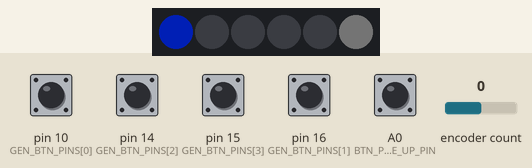
Simulated run of this sketch. Board: Arduino Leonardo, built with avr-gcc and run on an emulated ATmega32U4. On the bench: 6 RGB LEDs in strip order, left to right. The inputs (shaded band) are chosen by the test bench; at power-on: A0 (BTN_PAGE_UP_PIN), pin 10 (GEN_BTN_PINS[0]), pin 14 (GEN_BTN_PINS[2]), pin 15 (GEN_BTN_PINS[3]), pin 16 (GEN_BTN_PINS[1]) HIGH, encoder count 0. Dim RGB values are drawn brighter than linear; EEPROM starts erased.

Above: at 1.3 s.
1.4 s: A0 (BTN_PAGE_UP_PIN) pulled LOW for 1 s
At 3.4 s:
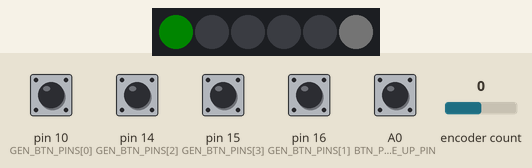
3.9 s: pin 10 (GEN_BTN_PINS[0]) pulled LOW for 0.15 s
At 3.98 s:
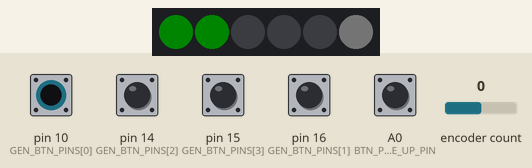
5.5 s: pin 14 (GEN_BTN_PINS[2]) pulled LOW for 0.15 s
At 5.58 s:
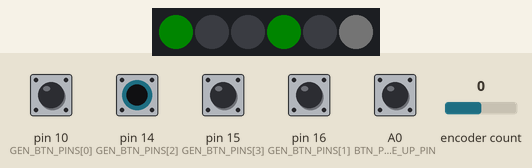
7.1 s: pin 15 (GEN_BTN_PINS[3]) pulled LOW for 0.15 s
At 7.17 s:
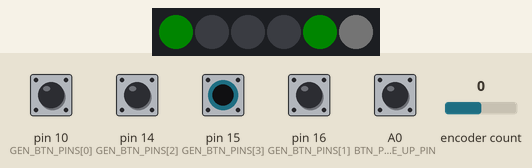
8.7 s: pin 16 (GEN_BTN_PINS[1]) pulled LOW for 0.15 s
At 8.78 s:
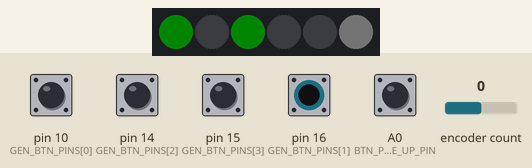
10.3 s: A0 (BTN_PAGE_UP_PIN) pulled LOW for 0.15 s
At 10.9 s:
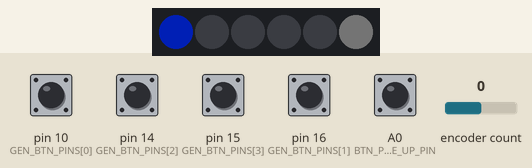
Timing chart, 0 to 12.9 s (numbered marks = the images above; inputs shaded):
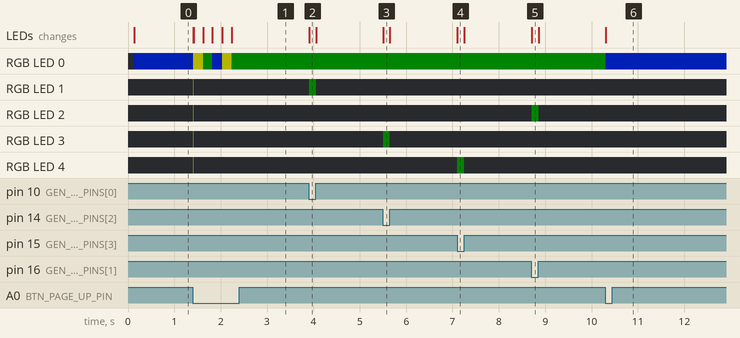

Measured:
- after the input at 1.4 s, RGB LED 0: RGB(0, 11, 64) → RGB(64, 64, 0) at once, → RGB(0, 8, 0) 0.22 s later, → RGB(0, 11, 64) 0.20 s later, → RGB(64, 64, 0) 0.21 s later, … (5 changes in this stretch); RGB LED 1–4: off → RGB(64, 64, 0) at once, → off 0.01 s later; the LEDs: first change at once (image 1 shows a later state)
- after the input at 3.9 s, RGB LED 1: off → RGB(0, 8, 0) at once, → off 0.15 s later; the LEDs: change at once (image 2)
- after the input at 5.5 s, RGB LED 3: off → RGB(0, 8, 0) at once, → off 0.14 s later; the LEDs: change at once (image 3)
- after the input at 7.1 s, RGB LED 4: off → RGB(0, 8, 0) at once, → off 0.15 s later; the LEDs: change at once (image 4)
- after the input at 8.7 s, RGB LED 2: off → RGB(0, 8, 0) at once, → off 0.15 s later; the LEDs: change at once (image 5)
- after the input at 10.3 s, RGB LED 0: RGB(0, 8, 0) → RGB(0, 11, 64) at once; the LEDs: change at once (image 6)

The sketch:

midi-controller-pedal-simple.ino
```cpp
#include "MIDIUSB.h"
#include <HCSR04.h>
#include <EEPROM.h>
#include <Wire.h>
#include <Adafruit_NeoPixel.h>
#include <Mouse.h>
#include <Encoder.h>

/*****************************************************/
/**********      ADJUSTABLE PARAMETERS       *********/
/*****************************************************/
const int NUM_PAGES = 3;  // Must erase EEPROM once when changing this.
const int EXP_PEDAL_SENSITIVITY = 2; // Linear factor.
const long DEBOUNCE_DELAY = 100;
const long MODE_CHANGE_DELAY = 5000; // Must hold button for 5 seconds to switch between momentary and toggle mode


/*****************************************************/
/***************      CONSTANTS       ***************/
/*****************************************************/
int MIDI_CONTROL_NUMBERS[] = {0x0E,0x0F,0x10,0x11,
                              0x12,0x13,0x14,0x15,
                              0x16,0x17,0x18,0x19,
                              0x1A,0x1B,0x1C,0x1D}; // Must be enough numbers to equal NUM_GEN_BTNS * NUM_PAGES

const bool ON = 1;
const bool OFF = 0;

const int NUM_GEN_BTNS = 4;
const int LED_COUNT = 6;
const int NUM_BTNS_WITH_LEDS = 5;
const int NUM_LEDS_PER_BUTTON = 1;
const int NUM_LEDS_BTWEEN_BUTTONS = 0;


/*****************************************************/
/***************    PIN ASSIGNMENTS    ***************/
/*****************************************************/
// Led Index Map
//    0   1   2   3   4
int LED_PIN = 5;
int BTN_LED_INDEXES[] = {1, 2, 3, 4};
int PAGE_BTN_INDEX = 0;
int EXP_PEDAL_LED_INDEX = 5;

// Button/Pin Map
//    4   5   6   7   8
int GEN_BTN_PINS[] = {10, 16, 14, 15};
int BTN_PAGE_UP_PIN = A0;
int BTN_EXP_PEDAL_PIN = 4;
int GND_PIN_PULL_DOWN = 9;
int ENCODER_PIN_A = 3;
int ENCODER_PIN_B = 2;

/*****************************************************/
/***************    STATE VARIABLES    ***************/
/*****************************************************/
bool btn_states[NUM_GEN_BTNS * NUM_PAGES];
bool toggle_btn_states[NUM_GEN_BTNS * NUM_PAGES];
bool btn_toggle_modes[NUM_GEN_BTNS * NUM_PAGES];
bool btn_colours[NUM_BTNS_WITH_LEDS * NUM_PAGES];
long btn_last_change_times[NUM_GEN_BTNS];
long btn_long_hold_start_times[NUM_GEN_BTNS];
int roller_values[NUM_PAGES+1];

bool btn_page_up_state = 0;
long btn_page_up_last_change_time = 0;

int current_page = 0; // Midi channel used corresponds to current page. This ranges from 0 to NUM_PAGES-1.

int exp_pedal_in = 0;
int prev_exp_pedal_in = 0;

//Mouse
int prev_scroller_in = 0;
long mouse_delay_timer = 0;
long mouse_delay = 100;


// LED Setup
Adafruit_NeoPixel strip(LED_COUNT, LED_PIN);
Encoder myEnc(ENCODER_PIN_A, ENCODER_PIN_B);

uint32_t GREENISHWHITE = strip.Color(0, 64, 0, 64);
uint32_t RED = strip.Color(255, 1, 1);
uint32_t GREEN = strip.Color(1, 255, 1);
uint32_t BLUE = strip.Color(1, 1, 255);
uint32_t WHITE = strip.Color(0, 0, 0, 64);
uint32_t BLACK = strip.Color(0, 0, 0, 0);
uint32_t PURPLE = strip.Color(64, 0, 64);
uint32_t COLOUR_CHOOSER_COLOURS[] = {GREENISHWHITE,
                                  RED,
                                  GREEN,
                                  BLUE,
                                  WHITE,
                                  PURPLE};

// uint32_t RED_H = strip.gamma32(strip.ColorHSV(35000));
uint32_t TURQOISE_H = strip.gamma32(strip.ColorHSV(38000));
uint32_t PURPLE_H = strip.gamma32(strip.ColorHSV(20000));
uint32_t BLUE_H = strip.gamma32(strip.ColorHSV(5000));
uint32_t WHITE_H = strip.ColorHSV(50000);
uint32_t GREEN_H = strip.gamma32(strip.ColorHSV(60000));
uint32_t PAGE_COLOURS[] = {       TURQOISE_H,
                                  PURPLE_H,
                                  BLUE_H};
int NUM_COLOUR_OPTIONS = 6;
int currentColourChooserIndex = 0;
int brightness = 125; //0 - 255

//
// EEPROM (nonvolatile) settings
//
int btn_mode_addr[NUM_GEN_BTNS * NUM_PAGES];
int btn_colour_addr[NUM_BTNS_WITH_LEDS * NUM_PAGES];
int btn_tog_state_addr[NUM_GEN_BTNS * NUM_PAGES];


/*****************************************************/
/***************    MIDI FUNCTIONS    ***************/
/*****************************************************/
// First parameter is the event type (0x09 = note on, 0x08 = note off).
// Second parameter is note-on/note-off, combined with the channel.
// Channel: 0-15 (1-16 in live)
// Pitch: 48 = middle C
// Velocity: 64 = normal, 127 - fastest
void noteOn(byte channel, byte pitch, byte velocity) {
  midiEventPacket_t noteOn = {0x09, 0x90 | channel, pitch, velocity};
  MidiUSB.sendMIDI(noteOn);
  MidiUSB.flush();
}


void noteOff(byte channel, byte pitch, byte velocity) {
  midiEventPacket_t noteOff = {0x08, 0x80 | channel, pitch, velocity};
  MidiUSB.sendMIDI(noteOff);
  MidiUSB.flush();
}


// First parameter is the event type (0x0B = control change).
// Second parameter is the event type, combined with the channel.
// Third parameter is the control number number (0-119).
// Fourth parameter is the control value (0-127).
void controlChange(byte channel, byte control, byte value) {
  midiEventPacket_t event = {0x0B, 0xB0 | channel, control, value};
  MidiUSB.sendMIDI(event);
  MidiUSB.flush();
}


void messageReceivedCallback(byte channel, byte pitch, byte velocity)
{
  // Do some stuff with NoteOn here
  // TODO: Display BPM on LCD AND/OR a Blinking LED
}


/*****************************************************/
/***************    CONFIG FUNCTIONS    ***************/
/*****************************************************/
void switchBtnMode(int button){
  btn_toggle_modes[button + (NUM_GEN_BTNS * current_page)] = !isBtnInToggleMode(button);
  EEPROM.write(btn_mode_addr[button + (NUM_GEN_BTNS * current_page)], isBtnInToggleMode(button));
}

int getToggBtnState(int button){
  return toggle_btn_states[current_page*NUM_GEN_BTNS + button];
}

int getBtnState(int button){
  return btn_states[current_page*NUM_GEN_BTNS + button];
}

void setToggBtnState(int button, bool state){
  toggle_btn_states[current_page*NUM_GEN_BTNS + button] = state;
  EEPROM.write(btn_tog_state_addr[button + (NUM_GEN_BTNS * current_page)], getToggBtnState(button));
}

void setBtnState(int button, bool state){
  btn_states[current_page*NUM_GEN_BTNS + button] = state;
}


/*******************************************************/
/***************    HELPER FUNCTIONS    ***************/
/*******************************************************/

void setBtnLEDs(int btn, uint32_t colour){
  // Button oder: Page change, Gen buttons, roller
  strip.setPixelColor(BTN_LED_INDEXES[btn], colour);
}

void refreshLEDs(){
  // Set Page Button LED
  strip.setPixelColor(PAGE_BTN_INDEX, getButtonColour(0));

  // Set Page Button LED
  int c = 5 + roller_values[current_page]*roller_values[current_page]/128;

  // Roller indicator   R, B, G
  strip.setPixelColor(EXP_PEDAL_LED_INDEX, strip.Color(c,c,c));

  for(int btn = 0; btn < NUM_GEN_BTNS; btn++){
    if(isBtnInToggleMode(btn) && getToggBtnState(btn)){
      setBtnLEDs(btn, getButtonColour(btn));
    }
    else if(isBtnInToggleMode(btn) && !getToggBtnState(btn)){
      setBtnLEDs(btn, BLACK);
    }
    else if(!isBtnInToggleMode(btn) && !getBtnState(btn)){
      setBtnLEDs(btn, getButtonColour(btn));
    }
    else if(!isBtnInToggleMode(btn) && getBtnState(btn)){
      setBtnLEDs(btn, BLACK);
    }
  }
  strip.show();
}

int getButtonColour(int button){
  return PAGE_COLOURS[current_page];
  // return COLOUR_CHOOSER_COLOURS[btn_colours[button + (NUM_BTNS_WITH_LEDS * current_page)]];
}

void saveButtonColour(int button, int colour){
  btn_colours[button + (NUM_BTNS_WITH_LEDS * current_page)] = colour;
  EEPROM.write(btn_colour_addr[button + (NUM_BTNS_WITH_LEDS * current_page)], colour);
}

bool isBtnInToggleMode(int button){
  return btn_toggle_modes[button + (NUM_GEN_BTNS * current_page)];
}


/*******************************************************/
/***************  INPUT TRIGGER FUNCTIONS  ***************/
/*******************************************************/

void generalButtonPress(int btn){
  btn_last_change_times[btn] = millis();

  // Publish Midi message
  if(!isBtnInToggleMode(btn)){
    controlChange(current_page+1, MIDI_CONTROL_NUMBERS[current_page*NUM_GEN_BTNS + btn], (int)!getBtnState(btn)*127); // Control change on or off
  }
  else {
    setToggBtnState(btn, !getToggBtnState(btn));
    controlChange(current_page+1, MIDI_CONTROL_NUMBERS[current_page*NUM_GEN_BTNS + btn], (int)getToggBtnState(btn)*127);
  }
}


void generalButtonRelease(int btn){
  btn_last_change_times[btn] = millis();

  if(!isBtnInToggleMode(btn)){
    controlChange(current_page+1, MIDI_CONTROL_NUMBERS[current_page*NUM_GEN_BTNS + btn], (int)(!getBtnState(btn)*127)); // Control change on or off
  }
}

void pageUpButtonPress(){
    btn_page_up_state = true;
    btn_page_up_last_change_time = millis();
    myEnc.write(0);
    if(current_page == NUM_PAGES-1)
      current_page = 0;
    else
      current_page++;
}

void rollerChange(int amount){
  if(amount == 0 ||
    (roller_values[current_page] + amount * EXP_PEDAL_SENSITIVITY < 0 ) ||
    (roller_values[current_page] + amount * EXP_PEDAL_SENSITIVITY > 128 ))
    return;

  roller_values[current_page]+= amount * EXP_PEDAL_SENSITIVITY;

  if(current_page != 4)
    controlChange(current_page+1, 0x0B, roller_values[current_page]);
  else{
    // MOUSE SCROLL WHEEL
    if(millis() - mouse_delay_timer > mouse_delay){
      mouse_delay_timer = millis();
      // Mouse.move(0,0, -(char)(amount/8));
      // prev_scroller_in = exp_pedal_in/8;
    }
  }
}


/*******************************************************/
/***************   SETUP AND MAIN LOOP   ***************/
/*******************************************************/
void setup() {
  // RESET EEPROM
  // for (int i = 0 ; i < EEPROM.length() ; i++) {
  //   EEPROM.write(i, 255);
  // }

  //
  // POPULATE EEPROM
  //
  // Gen Button Modes
  int mem_btn_mode_start = 0;
  int mem_btn_mode_size = NUM_GEN_BTNS * NUM_PAGES;
  for(int i = mem_btn_mode_start; i < mem_btn_mode_size; i++){
    btn_mode_addr[i] = i;

    // Initialize values to 1 if they have never been written
    if(EEPROM.read(btn_mode_addr[i]) != 1 && EEPROM.read(btn_mode_addr[i]) != 0)
      EEPROM.write(btn_mode_addr[i], 1);
    else
      btn_toggle_modes[i] = EEPROM.read(btn_mode_addr[i]);
  }

  // Button Colours
  int mem_btn_colour_start = mem_btn_mode_start + mem_btn_mode_size;
  int mem_btn_colour_size = NUM_BTNS_WITH_LEDS * NUM_PAGES;
  for(int i = 0; i < mem_btn_colour_size; i++){
    btn_colour_addr[i] = i + mem_btn_colour_start;

    // Initialize values to 0 if they have never been written
    if(EEPROM.read(btn_colour_addr[i]) >= NUM_COLOUR_OPTIONS)
      EEPROM.write(btn_colour_addr[i], 0);
    else
      btn_colours[i] = EEPROM.read(btn_colour_addr[i]);
  }

  // Gen Button States
  int mem_tog_btn_state_start = mem_btn_colour_start+mem_btn_colour_size;
  int mem_tog_btn_state_size = NUM_GEN_BTNS * NUM_PAGES;
  for(int i = 0; i < mem_tog_btn_state_size; i++){
    btn_tog_state_addr[i] = i + mem_tog_btn_state_start;

    // Read in the state values from last shutdown, initializing them to 0 (off) if they have never been written
    if(EEPROM.read(btn_tog_state_addr[i]) != 1 && EEPROM.read(btn_tog_state_addr[i]) != 0)
      EEPROM.write(btn_tog_state_addr[i], 0);
    else
      toggle_btn_states[i] = EEPROM.read(btn_tog_state_addr[i]);
  }


  // Setup MIDI over USB serial
  Serial.begin(115200);

  // Setup pins
  pinMode(GND_PIN_PULL_DOWN, OUTPUT);
  digitalWrite(GND_PIN_PULL_DOWN, LOW);
  pinMode(BTN_PAGE_UP_PIN, INPUT_PULLUP);
  for(int i = 0; i < NUM_GEN_BTNS; i++){
    pinMode(GEN_BTN_PINS[i], INPUT_PULLUP);
  }

  // Setup NeoPixel strip
  strip.begin();
  // strip.fill(GREEN, 0, 18);
  strip.setBrightness(64);
  strip.show(); // Initialize all pixels to 'off'

  // Setup Mouse Scroll Control
  // Mouse.begin();
}


void loop() {
  ///////////////////
  //  BUTTON MODE CHANGES
  ///////////////////
  for(int i = 0; i < NUM_GEN_BTNS; i++){
    if(!digitalRead(GEN_BTN_PINS[i])){
      // Start timer if not already started
      if(!btn_long_hold_start_times[i])
        btn_long_hold_start_times[i] = millis();
      else if ((millis() - btn_long_hold_start_times[i]) > MODE_CHANGE_DELAY){
        switchBtnMode(i);
        btn_long_hold_start_times[i] = 0;
      }
    }
    else
      btn_long_hold_start_times[i] = 0;
  }

  //  GENERAL BUTTONS
  for(int btn = 0; btn < NUM_GEN_BTNS; btn++){
    // Check for press (and debounce input)
    if(digitalRead(GEN_BTN_PINS[btn]) != getBtnState(btn) && (millis() - btn_last_change_times[btn]) > DEBOUNCE_DELAY){
      setBtnState(btn, digitalRead(GEN_BTN_PINS[btn]));

      if(getBtnState(btn))
        generalButtonRelease(btn);
      else
        generalButtonPress(btn);
    }
  }

  // PAGE UP BUTTON
  if(digitalRead(BTN_PAGE_UP_PIN) != btn_page_up_state && (millis() - btn_page_up_last_change_time) > DEBOUNCE_DELAY*2){
    btn_page_up_state = digitalRead(BTN_PAGE_UP_PIN);

    if(!btn_page_up_state)
      pageUpButtonPress();
  }

  // EXPRESSION PEDAL
  rollerChange(-(int)myEnc.read());
  myEnc.write(0);

  refreshLEDs();
  delay(10);
}
```
